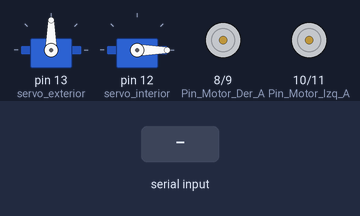
Recording of a sketch running on a simulated Arduino Uno, built with avr-gcc and run on an emulated ATmega328P. Parts: 2 × servo, motor-driver pin pairs drawn as motors (green arrow = first pin HIGH = forward, orange = second pin HIGH = backward, longer = more drive). Inputs (shaded band) come from the test bench.

Above: at 1.2 s.
1.3 s: "r" received over Serial
At 2.4 s:
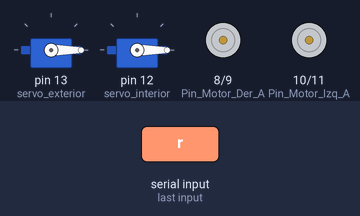
4.3 s: "s" received over Serial
At 5.4 s:
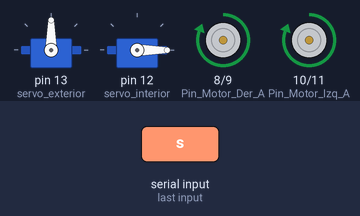
7.0 s: "w" received over Serial
At 7.1 s:
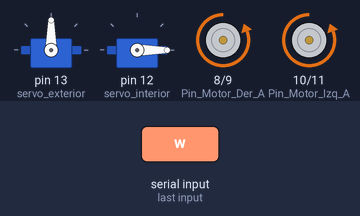
8.7 s: "a" received over Serial
At 8.8 s:
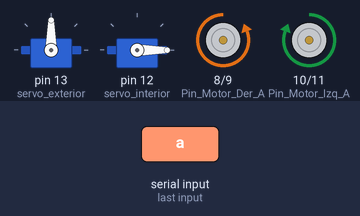
10.4 s: "d" received over Serial
At 10.5 s:
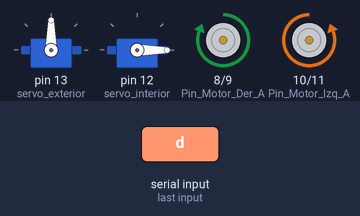
Timing chart, 0 to 13.1 s (numbered marks = the images above; inputs shaded):
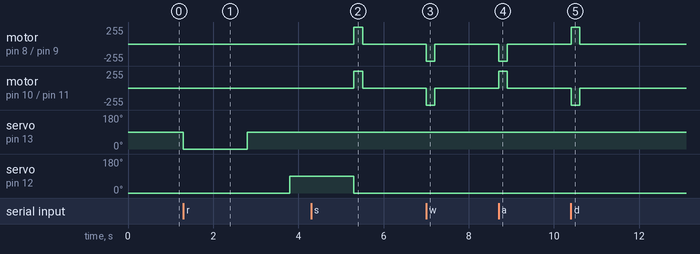

Measured:
- after the input at 1.3 s, servo on pin 13 (servo_exterior): 90° → 0° at once, → 90° 1.5 s later; servo on pin 12 (servo_interior): 0° → 90° after 2.5 s
- after the input at 4.3 s, motor on pin 8 (Pin_Motor_Der_A) / pin 9 (Pin_Motor_Der_B), motor on pin 10 (Pin_Motor_Izq_A) / pin 11 (Pin_Motor_Izq_B): stopped → forward 255/255 after 1.0 s, → stopped 0.20 s later
- after the input at 7.0 s, motor on pin 8 (Pin_Motor_Der_A) / pin 9 (Pin_Motor_Der_B), motor on pin 10 (Pin_Motor_Izq_A) / pin 11 (Pin_Motor_Izq_B): stopped → backward 255/255 at once, → stopped 0.20 s later
- after the input at 8.7 s, motor on pin 8 (Pin_Motor_Der_A) / pin 9 (Pin_Motor_Der_B): stopped → backward 255/255 at once, → stopped 0.20 s later; motor on pin 10 (Pin_Motor_Izq_A) / pin 11 (Pin_Motor_Izq_B): stopped → forward 255/255 at once, → stopped 0.20 s later
- after the input at 10.4 s, motor on pin 8 (Pin_Motor_Der_A) / pin 9 (Pin_Motor_Der_B): stopped → forward 255/255 at once, → stopped 0.20 s later; motor on pin 10 (Pin_Motor_Izq_A) / pin 11 (Pin_Motor_Izq_B): stopped → backward 255/255 at once, → stopped 0.20 s later

The sketch:

Carrito_control.ino
```cpp
#include <Servo.h>

Servo servo_exterior;
Servo servo_interior;
int Pin_Motor_Der_A = 8;
int Pin_Motor_Der_B = 9;
int Pin_Motor_Izq_A = 10;
int Pin_Motor_Izq_B = 11;
int inicio = 0;
int fin = 90;
int tiempo=0;
void setup() {

  Serial.begin(9600);
  pinMode(Pin_Motor_Der_A, OUTPUT);
  pinMode(Pin_Motor_Der_B, OUTPUT);
  pinMode(Pin_Motor_Izq_A, OUTPUT);
  pinMode(Pin_Motor_Izq_B, OUTPUT);
  servo_exterior.attach(13);
  servo_interior.attach(12);
  servo_exterior.write(fin);
  servo_interior.write(inicio);

}

void loop() {

  if (Serial.available()) {
     char dato= Serial.read();
     if(dato=='s')
     {
        Mover_Adelante();
        tiempo=0;
     }
     else if(dato=='w')
     {
        Mover_Retroceso();
        tiempo=0;
     }
     else if(dato=='a')
     {
        Mover_Derecha();
        tiempo=0;
     }
     else if(dato=='d')
     {
        Mover_Izquierda();
        tiempo=0;
     }
     else if(dato=='r')
     {
        Soltar_pelota();
        tiempo=0;
     }

  }

  if(tiempo<200) // 100 cilcos de 1ms
  {
    tiempo=tiempo+1;
  }
  else   //ya transcurrió 100ms (100ciclos)
  {
    Mover_Stop();
  }


  delay(1); //pasusa de 1ms por ciclo

}

void Mover_Adelante()
{
  digitalWrite (Pin_Motor_Der_A, HIGH);
  digitalWrite (Pin_Motor_Der_B, LOW);
  digitalWrite (Pin_Motor_Izq_A, HIGH);
  digitalWrite (Pin_Motor_Izq_B, LOW);
}
void Mover_Retroceso()
{
  digitalWrite (Pin_Motor_Der_A,LOW );
  digitalWrite (Pin_Motor_Der_B,HIGH );
  digitalWrite (Pin_Motor_Izq_A,LOW );
  digitalWrite (Pin_Motor_Izq_B,HIGH );
}
void Mover_Derecha()
{
  digitalWrite (Pin_Motor_Der_A,LOW );
  digitalWrite (Pin_Motor_Der_B,HIGH );
  digitalWrite (Pin_Motor_Izq_A,HIGH);
  digitalWrite (Pin_Motor_Izq_B,LOW);
}
void Mover_Izquierda()
{
  digitalWrite (Pin_Motor_Der_A,HIGH);
  digitalWrite (Pin_Motor_Der_B,LOW);
  digitalWrite (Pin_Motor_Izq_A,LOW );
  digitalWrite (Pin_Motor_Izq_B,HIGH );
}
void Mover_Stop()
{
  digitalWrite (Pin_Motor_Der_A, LOW);
  digitalWrite (Pin_Motor_Der_B, LOW);
  digitalWrite (Pin_Motor_Izq_A, LOW);
  digitalWrite (Pin_Motor_Izq_B, LOW);
}
void Soltar_pelota()
{
 servo_exterior.write(inicio);
 delay(1500);
 servo_exterior.write(fin);
 delay(1000);
 servo_interior.write(fin);
 delay(1500);
 servo_interior.write(inicio);
}
```
